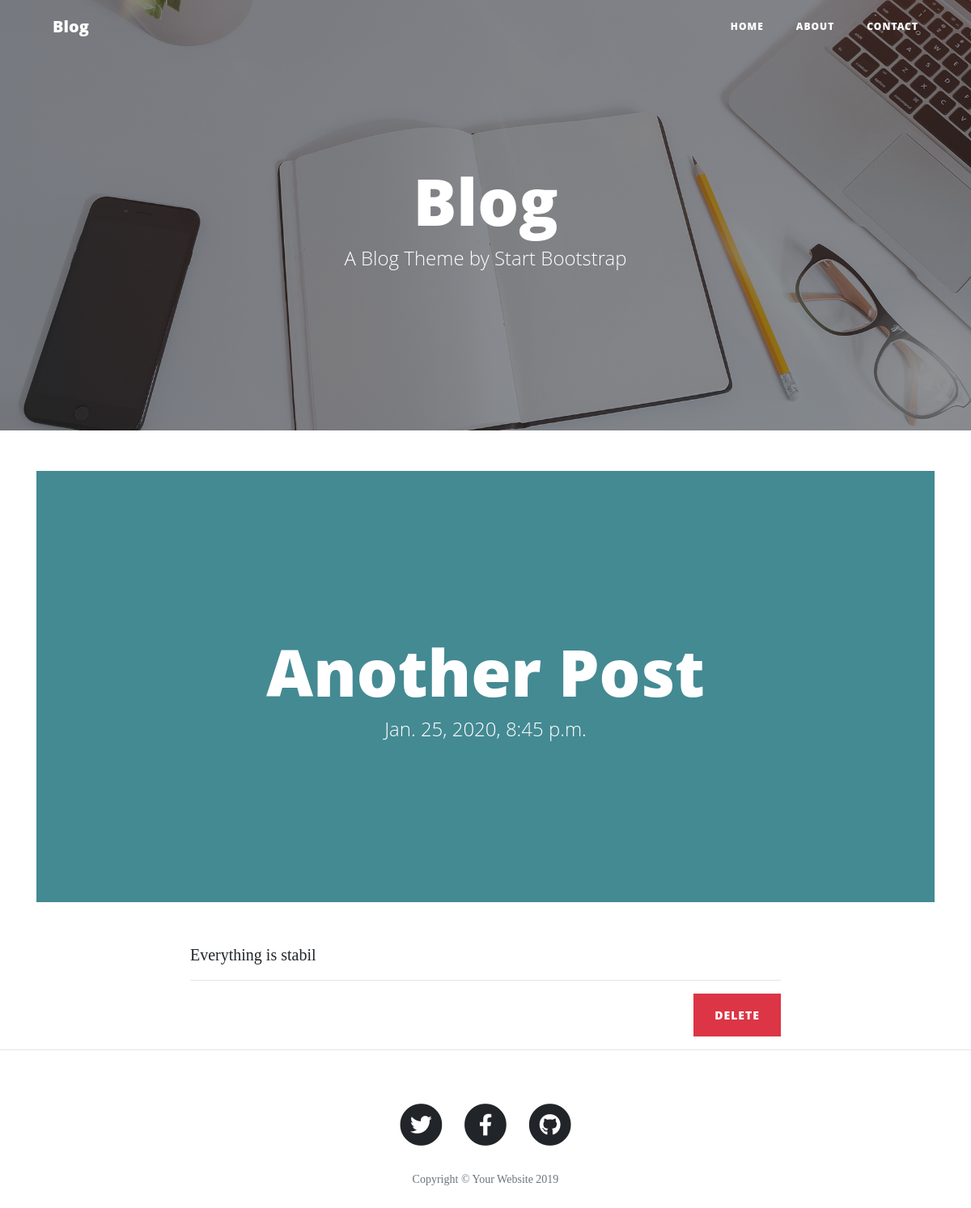
The app's page /post/4/ with its own data.
### blog/models.py (models this page shows, shortened)
class Post(models.Model):
    author = models.ForeignKey('auth.User', on_delete=models.CASCADE)
    title = models.CharField(max_length=200)
    text = models.TextField()
    created_date = models.DateTimeField(
            default=timezone.now)
    published_date = models.DateTimeField(
            blank=True, null=True)

### blog/views.py (the view)
# urls.py: path('post/<int:pk>/', views.post_detail, name='post_detail'),
def post_detail(request, pk):
    post = get_object_or_404(Post, pk=pk)
    return render(request, "post.html", {'post':post})

### blog/templates/post.html (shortened to what this page needs)
{% extends 'base/blog.html' %}
{% block content %}
  <header class="masthead">
    <div class="overlay"></div>
    <div class="container">
      <div class="row">
        <div class="col-lg-8 col-md-10 mx-auto">
          <div class="page-heading">
            <h1>{{ post.title }}</h1>
            <span class="subheading">{{ post.published_date }}</span>
          </div>
        </div>
      </div>
    </div>
  </header>
    <div class="row">
         <div class="col-md-2"></div>
        <div class="col-md-8">
            {{ post.text|linebreaksbr }}
              <hr>
            <button type="button" class="btn btn-danger" style="float:right"<a href="{% url 'post_delete' pk=post.pk %}" onclick="return confirm('Are you sure you want to delete this item?');">Delete</a></button>
        </div>
    </div>
{% endblock %}

### records on screen
Post: title "Another Post", published_date "Jan. 25, 2020, 8:45 p.m.", text "Everything is stabil"
